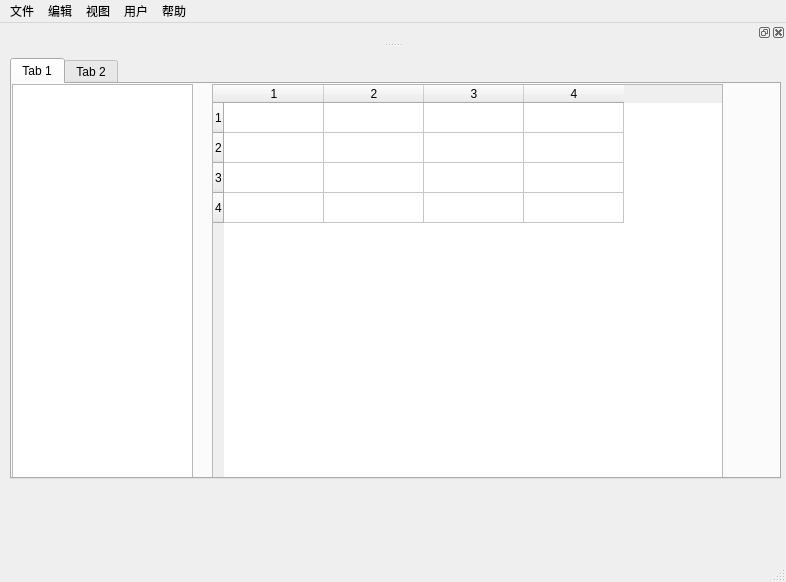
<?xml version="1.0" encoding="UTF-8"?>
<ui version="4.0">
 <class>MainWindow</class>
 <widget class="QMainWindow" name="MainWindow">
  <property name="geometry">
   <rect>
    <x>0</x>
    <y>0</y>
    <width>786</width>
    <height>582</height>
   </rect>
  </property>
  <property name="windowTitle">
   <string>QT</string>
  </property>
  <property name="iconSize">
   <size>
    <width>32</width>
    <height>32</height>
   </size>
  </property>
  <widget class="QWidget" name="centralwidget">
   <widget class="QTabWidget" name="tabTasks">
    <property name="geometry">
     <rect>
      <x>10</x>
      <y>10</y>
      <width>771</width>
      <height>421</height>
     </rect>
    </property>
    <property name="sizePolicy">
     <sizepolicy hsizetype="Preferred" vsizetype="Preferred">
      <horstretch>0</horstretch>
      <verstretch>0</verstretch>
     </sizepolicy>
    </property>
    <property name="currentIndex">
     <number>0</number>
    </property>
    <widget class="QWidget" name="tabTaskRuning">
     <property name="statusTip">
      <string>Task is running</string>
     </property>
     <property name="autoFillBackground">
      <bool>false</bool>
     </property>
     <attribute name="title">
      <string>Tab 1</string>
     </attribute>
     <widget class="QListWidget" name="listRunningTasks">
      <property name="geometry">
       <rect>
        <x>0</x>
        <y>0</y>
        <width>181</width>
        <height>461</height>
       </rect>
      </property>
     </widget>
     <widget class="QTableWidget" name="tbwResult">
      <property name="geometry">
       <rect>
        <x>200</x>
        <y>0</y>
        <width>511</width>
        <height>451</height>
       </rect>
      </property>
      <property name="sizePolicy">
       <sizepolicy hsizetype="Preferred" vsizetype="Preferred">
        <horstretch>0</horstretch>
        <verstretch>0</verstretch>
       </sizepolicy>
      </property>
      <property name="autoFillBackground">
       <bool>true</bool>
      </property>
      <property name="lineWidth">
       <number>2</number>
      </property>
      <property name="midLineWidth">
       <number>1</number>
      </property>
      <property name="wordWrap">
       <bool>false</bool>
      </property>
      <property name="rowCount">
       <number>4</number>
      </property>
      <property name="columnCount">
       <number>4</number>
      </property>
      <row/>
      <row/>
      <row/>
      <row/>
      <column/>
      <column/>
      <column/>
      <column/>
     </widget>
    </widget>
    <widget class="QWidget" name="tabTaskCompleted">
     <attribute name="title">
      <string>Tab 2</string>
     </attribute>
     <widget class="QListView" name="listCompletedTasks">
      <property name="geometry">
       <rect>
        <x>10</x>
        <y>10</y>
        <width>191</width>
        <height>391</height>
       </rect>
      </property>
     </widget>
    </widget>
   </widget>
  </widget>
  <widget class="QMenuBar" name="menubar">
   <property name="geometry">
    <rect>
     <x>0</x>
     <y>0</y>
     <width>786</width>
     <height>23</height>
    </rect>
   </property>
   <widget class="QMenu" name="menuFile">
    <property name="title">
     <string>文件</string>
    </property>
    <widget class="QMenu" name="menuExport">
     <property name="title">
      <string>Export</string>
     </property>
     <addaction name="actionTo_Excel"/>
     <addaction name="actionTo_File"/>
    </widget>
    <addaction name="actionNew_Task"/>
    <addaction name="menuExport"/>
   </widget>
   <widget class="QMenu" name="menuHelp">
    <property name="title">
     <string>帮助</string>
    </property>
   </widget>
   <widget class="QMenu" name="menuUser">
    <property name="title">
     <string>用户</string>
    </property>
    <addaction name="actionRegiste"/>
    <addaction name="actionLogin"/>
    <addaction name="actionLogout"/>
   </widget>
   <widget class="QMenu" name="menuView">
    <property name="title">
     <string>视图</string>
    </property>
   </widget>
   <widget class="QMenu" name="menuEdit">
    <property name="title">
     <string>编辑</string>
    </property>
   </widget>
   <addaction name="menuFile"/>
   <addaction name="menuEdit"/>
   <addaction name="menuView"/>
   <addaction name="menuUser"/>
   <addaction name="menuHelp"/>
  </widget>
  <widget class="QStatusBar" name="statusbar"/>
  <widget class="QDockWidget" name="dockWidget_2">
   <attribute name="dockWidgetArea">
    <number>4</number>
   </attribute>
   <widget class="QWidget" name="dockWidgetContents_2">
    <widget class="QPushButton" name="pushButton">
     <property name="geometry">
      <rect>
       <x>0</x>
       <y>0</y>
       <width>75</width>
       <height>51</height>
      </rect>
     </property>
     <property name="text">
      <string>PushButton</string>
     </property>
    </widget>
    <widget class="QPushButton" name="pushButton_2">
     <property name="geometry">
      <rect>
       <x>80</x>
       <y>0</y>
       <width>75</width>
       <height>51</height>
      </rect>
     </property>
     <property name="text">
      <string>PushButton</string>
     </property>
    </widget>
    <widget class="QPushButton" name="pushButton_3">
     <property name="geometry">
      <rect>
       <x>160</x>
       <y>0</y>
       <width>75</width>
       <height>51</height>
      </rect>
     </property>
     <property name="text">
      <string>PushButton</string>
     </property>
    </widget>
   </widget>
  </widget>
  <action name="actionLogin">
   <property name="text">
    <string>Login</string>
   </property>
  </action>
  <action name="actionTo_Excel">
   <property name="text">
    <string>To Excel</string>
   </property>
  </action>
  <action name="actionNew_Task">
   <property name="text">
    <string>New Task</string>
   </property>
   <property name="shortcut">
    <string>Ctrl+N</string>
   </property>
   <property name="shortcutContext">
    <enum>Qt::ApplicationShortcut</enum>
   </property>
  </action>
  <action name="actionRegiste">
   <property name="text">
    <string>Registe</string>
   </property>
   <property name="shortcut">
    <string>Ctrl+R</string>
   </property>
  </action>
  <action name="actionLogout">
   <property name="text">
    <string>Logout</string>
   </property>
  </action>
  <action name="actionTo_File">
   <property name="text">
    <string>To File</string>
   </property>
  </action>
 </widget>
 <resources/>
 <connections/>
 <slots>
  <signal>signalNewTask()</signal>
  <slot>createNewTask()</slot>
 </slots>
</ui>
